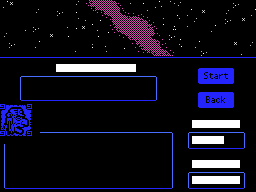

This game map was drawn from its Tiled (.tmx) file and the tilesets committed beside it. A one-line description and the full map source follow:
An orthogonal 32x24 tile map with 8x8 px tiles, 1 tile layer (Tile Layer 1).

<map version="1.0" orientation="orthogonal" renderorder="right-down" width="32" height="24" tilewidth="8" tileheight="8" nextobjectid="1">
 <tileset firstgid="1" name="tiles" tilewidth="8" tileheight="8" tilecount="256" columns="16">
  <image source="gamestart-tiles.png" width="128" height="128" />
 </tileset>
 <layer name="Tile Layer 1" width="32" height="24">
  <data encoding="csv">
178,179,1,1,1,1,1,1,1,182,183,184,185,185,186,187,188,189,1,178,190,191,192,1,1,1,1,1,1,193,1,1,
1,1,1,1,182,1,1,193,1,194,1,196,197,198,185,199,200,201,202,1,1,1,203,178,1,179,1,1,192,1,1,178,
1,1,1,1,1,1,1,1,1,204,205,1,194,206,207,185,208,209,210,211,202,1,202,1,192,1,1,1,193,1,179,1,
1,1,1,190,193,1,1,1,213,194,179,224,190,215,216,185,185,185,217,218,219,220,1,202,1,1,178,1,1,1,1,1,
182,1,1,1,1,1,179,1,194,1,1,1,223,224,225,226,227,185,228,229,230,193,231,1,1,1,1,1,1,1,1,1,
1,193,1,1,178,1,1,1,1,1,1,234,1,190,1,1,236,237,185,238,239,1,240,1,178,1,1,1,1,179,1,192,
1,1,1,1,1,1,1,1,1,213,1,1,1,188,1,224,1,242,243,244,245,246,1,1,1,193,1,1,1,1,190,1,
30,30,30,30,30,30,30,30,30,30,30,30,30,30,30,30,30,30,30,30,30,30,30,30,30,30,30,30,30,30,30,30,
1,1,1,1,1,1,1,129,130,131,132,133,134,135,136,137,138,1,1,1,1,1,1,1,2,3,3,3,3,4,1,1,
1,1,23,24,24,24,24,24,24,24,24,24,24,24,24,24,24,24,24,25,1,1,1,1,17,18,19,20,21,22,1,1,
1,1,26,1,1,1,1,1,1,1,1,1,1,1,1,1,1,1,1,26,1,1,1,1,5,6,6,6,6,7,1,1,
1,1,26,1,1,1,1,1,1,1,1,1,1,1,1,1,1,1,1,26,1,1,1,1,2,3,3,3,3,4,1,1,
1,1,27,28,28,28,28,28,28,28,28,28,28,28,28,28,28,28,28,29,1,1,1,1,8,9,10,11,12,13,1,1,
33,34,35,36,1,1,1,1,1,1,1,1,1,1,1,1,1,1,1,1,1,1,1,1,5,6,6,6,6,7,1,1,
49,50,51,52,1,1,1,1,1,1,1,1,1,1,1,1,1,1,1,1,1,1,1,1,1,1,1,1,1,1,1,1,
65,66,67,68,1,1,1,1,1,1,1,1,1,1,1,1,1,1,1,1,1,1,1,1,139,140,141,142,143,144,1,1,
81,82,83,84,1,24,24,24,24,24,24,24,24,24,24,24,24,24,24,24,24,25,1,23,24,24,24,24,24,24,25,1,
1,1,1,1,1,1,1,1,1,1,1,1,1,1,1,1,1,1,1,1,1,26,1,26,129,130,131,132,1,1,26,1,
26,1,1,1,1,1,1,1,1,1,1,1,1,1,1,1,1,1,1,1,1,26,1,27,28,28,28,28,28,28,29,1,
26,1,1,1,1,1,1,1,1,1,1,1,1,1,1,1,1,1,1,1,1,26,1,1,1,1,1,1,1,1,1,1,
26,1,1,1,1,1,1,1,1,1,1,1,1,1,1,1,1,1,1,1,1,26,1,1,135,136,137,138,139,140,1,1,
26,1,1,1,1,1,1,1,1,1,1,1,1,1,1,1,1,1,1,1,1,26,1,23,24,24,24,24,24,24,25,1,
26,1,1,1,1,1,1,1,1,1,1,1,1,1,1,1,1,1,1,1,1,26,1,26,141,142,143,144,145,146,26,1,
27,28,28,28,28,28,28,28,28,28,28,28,28,28,28,28,28,28,28,28,28,29,1,27,28,28,28,28,28,28,29,1
</data>
 </layer>
</map>
